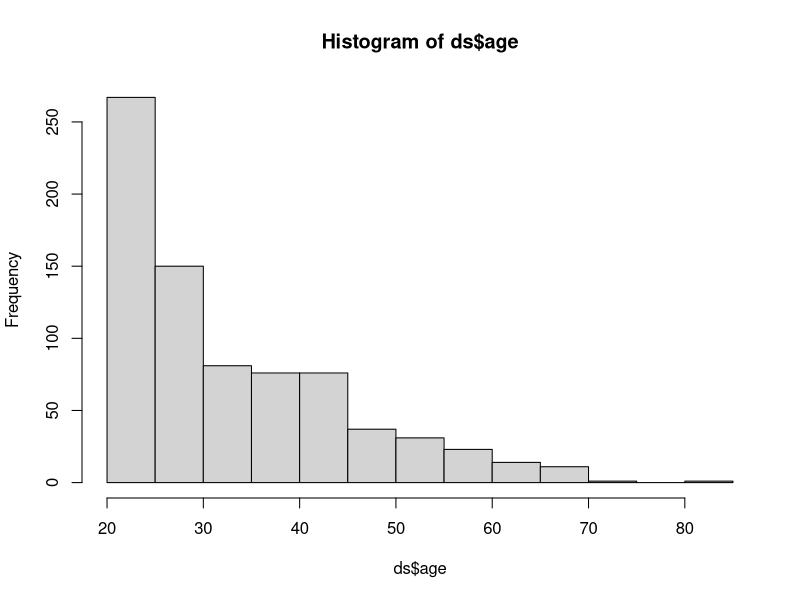
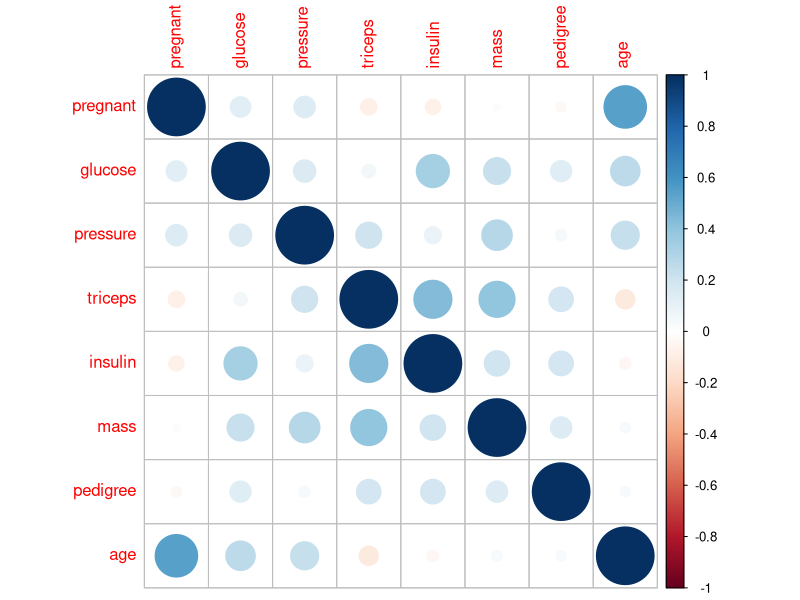
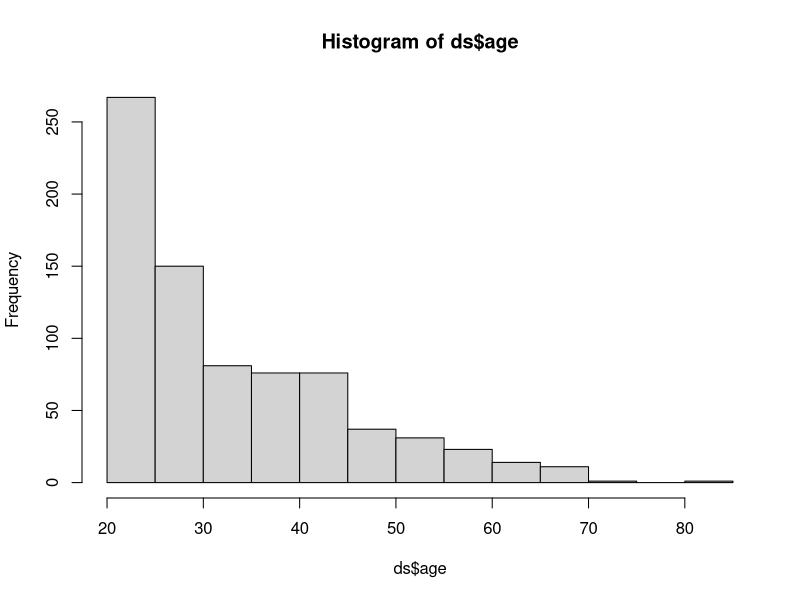
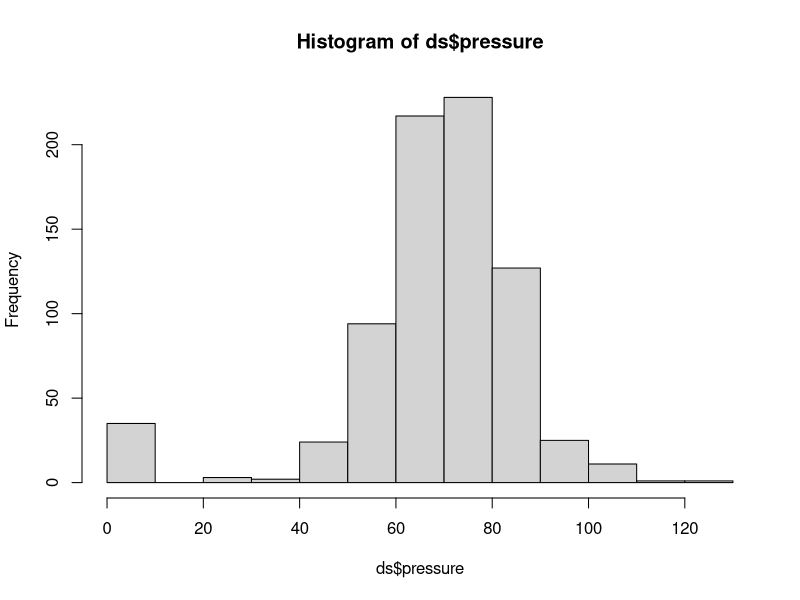
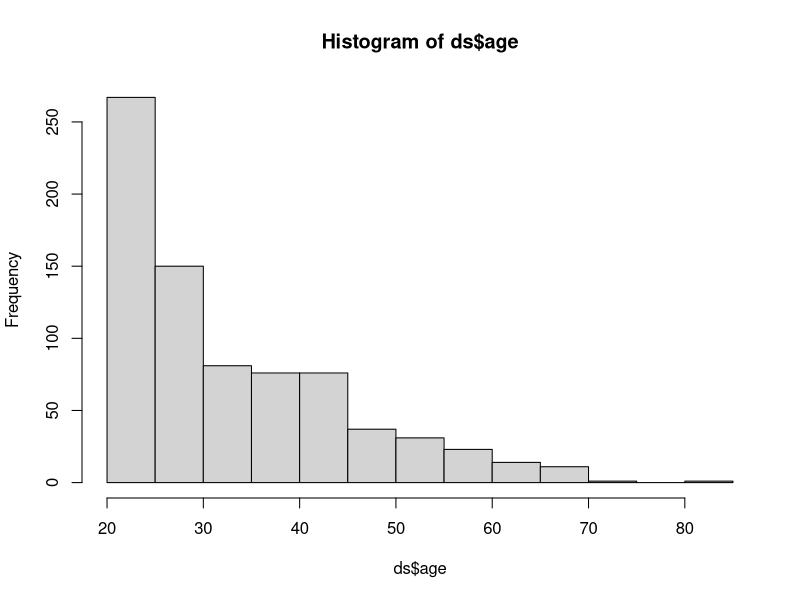
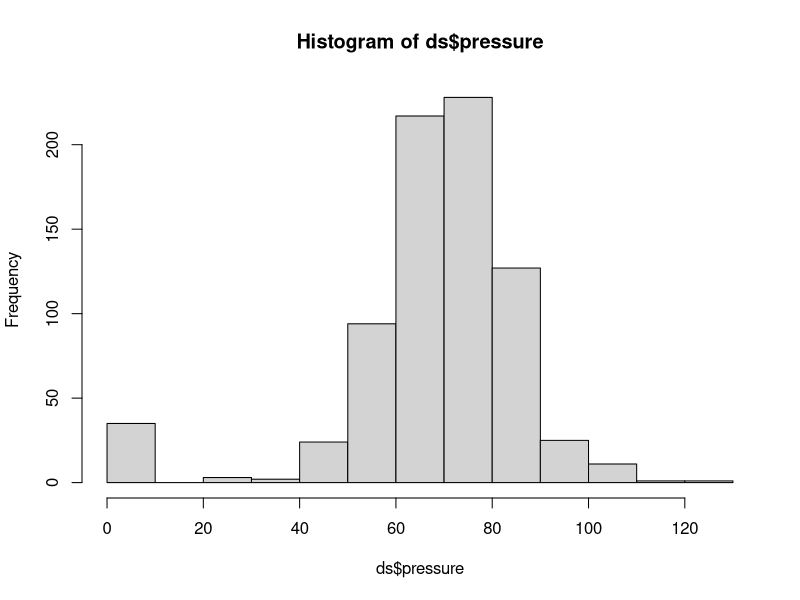

Source code (R) for these figures, in order:
 #1 - Set directory

setwd('F:/github/r/Indians-Diabetes-Elementary-Analysis')
getwd()

#2 - Upload the dataset
install.packages("mlbench")
library(mlbench)
data(PimaIndiansDiabetes)
View(PimaIndiansDiabetes)

#3-update the name 
ds <- PimaIndiansDiabetes
View(ds)

#4 - Dimension and type of data
dim(ds)
str(ds)

#5 - Summary 
summary(ds)

#6 -Mean
m1 <- mean(ds$age)
print(m1)

#7-Median
m2 <- median(ds$age)
print(m2)

hist(ds$age)

#8- Quantile
q1 <- quantile(ds$age,c(0.25,0.5,0.75,0.90))
print(q1)

#9 - Range
r1 <- range(ds$age)
print(r1)

#10 - IQR
i1 <- IQR(ds$age)
print(i1)

#11 - Variancy
v1 <- var(ds$age)
print(v1)

#12 - Standart Desviation 
s1 <- sd(ds$age)
print(s1)

#13 - Covariancy
cov(ds$age,ds$glucose)

#14 - Corelation
cor(ds$age,ds$glucose)
correlation  <- cor(ds[,1:8])
library(corrplot)
corrplot(correlation, method = "circle")

#15 - Skewness 
install.packages("e1071")
library(e1071)

#Age
skewness(ds$age)
hist(ds$age)

#Pressure
skewness(ds$pressure)
hist(ds$pressure)

#16- Kurtosis
kurtosis(ds$age) 
hist(ds$age)

kurtosis(ds$pressure)
hist(ds$pressure)
